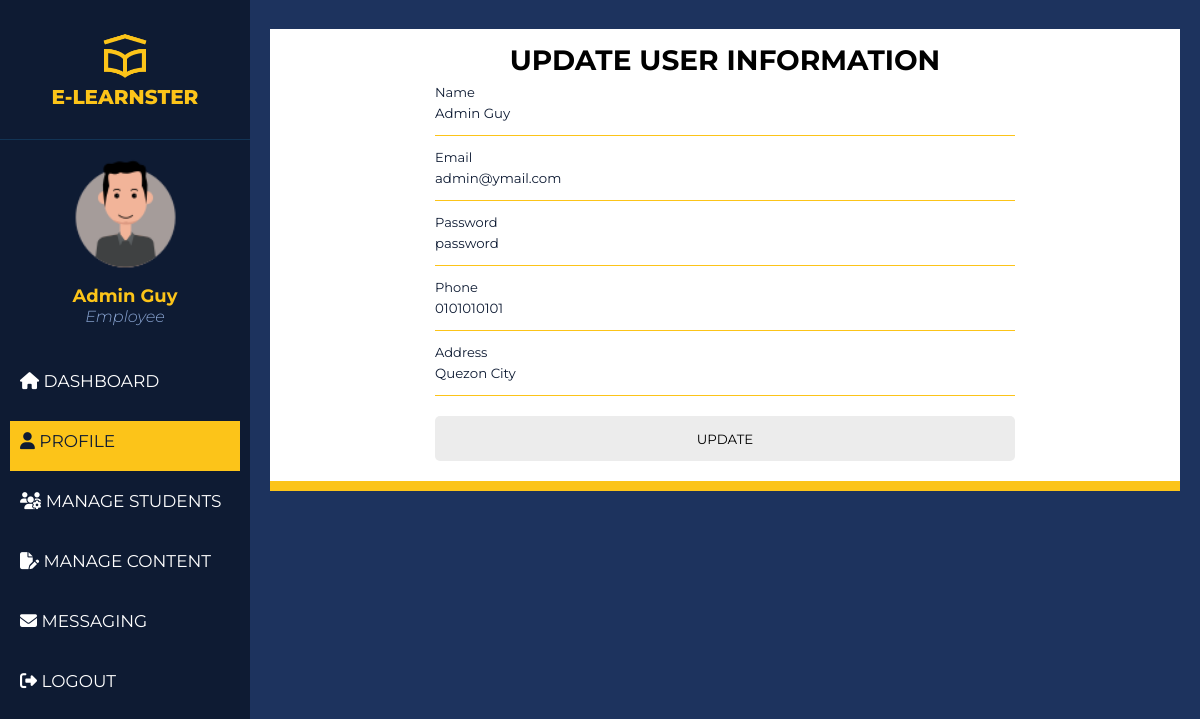
/pages/admin/profile.php (signed in), run on the app's committed database.
### tables this page shows
CREATE TABLE `employees` (
  `id` int(11) NOT NULL,
  `employeeID` int(11) NOT NULL,
  `employeeName` text NOT NULL,
  `employeeEmail` varchar(100) NOT NULL,
  `employeePassword` varchar(100) NOT NULL,
  `employeePhone` varchar(255) NOT NULL,
  `employeeAddress` text NOT NULL,
  `employeeGender` varchar(255) NOT NULL,
  `employeeTitle` varchar(255) NOT NULL DEFAULT 'Employee',
  `employeeProfilePicture` text NOT NULL DEFAULT 'default_avatar.png',
  `dateCreated` timestamp NOT NULL DEFAULT current_timestamp()
);

### pages/functions.php (called while the page is built, shortened)
<?php
function check_login_admin($con)
{
	if(isset($_SESSION['employeeID']))
	{
		$id = $_SESSION['employeeID'];
		$query = "select * from employees where employeeID = '$id' limit 1";
		$result = mysqli_query($con,$query);
		if($result && mysqli_num_rows($result) > 0)
		{
			$user_data = mysqli_fetch_assoc($result);
			return $user_data;
		}
	}
	die;
}

### pages/admin/profile.php (the view, shortened to what this page needs)
<?php
	include("../connection.php");
	include("../functions.php");
	$user_data = check_login_admin($con);
    $user_id = $user_data['id'];
    $sql = "SELECT * FROM employees WHERE id = '$user_id'";
    $result = mysqli_query($con, $sql);
?>
<!DOCTYPE html>
<html>
<head>
	<link rel="stylesheet" href="../../css/content.css"/>
</head>
<body>
<div class="wrapper">
    <div class="sidebar">
        <div class="sidebar__inner">
		<div class="logo">
		<img class="logo_img" src="../../assets/icons/logo.png"><br>
			E-LEARNSTER
		</div>
		<hr class="solid">
        <div class="profile_info">
            <div class="profile_img">
			<img src="../../assets/profile_images/<?php echo $user_data['employeeProfilePicture']; ?>">
            </div>
            <div class="profile_data">
                <p class="name"><?php echo $user_data['employeeName']; ?></p>
                <p class="role"><?php echo $user_data['employeeTitle']; ?></p>
            </div>
        </div>
        <ul class="siderbar_menu">
            <li><a href="admin_dashboard.php" >
              <div class="icon"><i class="fa-solid fa-house"></i>  Dashboard</div>
              </a></li>
          <li><a href="profile.php" class="active">
              <div class="icon"><i class="fa-sharp fa-solid fa-user"></i>  Profile</div>
              </a></li>
		  <li><a href="user_management.php" >
              <div class="icon"><i class="fa-solid fa-users-gear"></i>  Manage Students</div>
              </a></li>
		  <li><a href="content_management.php">
              <div class="icon"><i class="fa-solid fa-file-pen"></i>  Manage Content</div>
              </a></li>
          <li><a href="messaging.php">
              <div class="icon"><i class="fa-solid fa-envelope"></i>  Messaging</div>
              </a></li>
          <li><a href="logout.php">
              <div class="icon"><i class="fa-solid fa-right-from-bracket"></i>  Logout</div>
              </a></li>
        </ul>
      </div>
    </div>
    <div class="main_container">
        <div class="container">
            <div class="contentbody">
                <div align=center>
                    <h1>UPDATE USER INFORMATION</h1>
                    <?php if ($user_data) { ?>
                    <form method="post" enctype="multipart/form-data">
                            <div class="input-box">
                                <div class="input-field">
                                    <input type="text" class="input" name="employeeName" value="<?php echo $user_data['employeeName']; ?>" required>
                                    <label for="name">Name</label>
                                </div>
                                <div class="input-field">
                                    <input type="text" class="input" name="employeeEmail" value="<?php echo $user_data['employeeEmail']; ?>" required>
                                    <label for="email">Email</label>
                                </div>
                                <div class="input-field">
                                    <input type="text" class="input" name="employeePassword" value="<?php echo $user_data['employeePassword']; ?>" required>
                                    <label for="password">Password</label>
                                </div>
                                <div class="input-field">
                                    <input type="text" class="input" name="employeePhone" value="<?php echo $user_data['employeePhone']; ?>" required>
                                    <label for="phone">Phone</label>
                                </div>
                                <div class="input-field">
                                    <input type="text" class="input" name="employeeAddress" value="<?php echo $user_data['employeeAddress']; ?>" required>
                                    <label for="address">Address</label>
                                </div>
                                <div class="input-field">
                                <input type="submit" class="submit" name="submit" value="UPDATE">
                                </div>
                            </div>
                    </form>
                    <?php }?>
                </div>
            </div>
        </div>
    </div>
</div>
</body>
</html>

### css/content.css (style rules this page uses)
* { margin: 0; padding: 0; box-sizing: border-box; text-decoration: none; list-style: none; font-family: "Montserrat", sans-serif; }
body { background: #1D335E; }
.wrapper { display: flex; width: 100%; }
.wrapper .sidebar { position: relative; }
hr { height: 1px; color: #123455; background-color: #123455; border: none; }
.logo { position:relative; font-weight:800; font-size: 20px; margin: 30px; text-align:center; color:#FCC419; }
.logo_img { width: 50px; position: relative; }
.wrapper .sidebar__inner { width: 250px; position: fixed; top: 0; left: 0; height: 100%; background: #0E1B33; z-index: 999; transition: all 0.3s ease; }
.wrapper .main_container { margin-left: 250px; width: calc(100% - 250px); transition: all 0.3s ease; }
.wrapper .sidebar__inner .profile_info { padding: 10px 25px; text-align: center; }
.wrapper .sidebar__inner .profile_info .profile_img { width: 125px; margin: 0 auto 10px; }
.wrapper .sidebar__inner .profile_info .profile_img img { width: 100%; display: block; }
.wrapper .sidebar__inner .profile_info .profile_data .name { font-size: 18px; font-weight: 700; color: #FCC419; }
.wrapper .sidebar__inner .profile_info .profile_data .role { font-weight: 300; color: #88a3d0; margin-bottom: 15px; font-style:italic; }
.wrapper .sidebar__inner .siderbar_menu li a { padding: 10px 10px; display: block; height: 50px; position: relative; margin: 10px; color: #fff; text-align: left; text-transform: uppercase; }
.wrapper .sidebar__inner .siderbar_menu li a .icon { font-size: 17px; margin-bottom: 5px; }
.wrapper .sidebar__inner .siderbar_menu li a:before { content: ""; position: absolute; top: 0; left: 0; width: 3px; height: 100%; background: #FCC419; display: none; }
.wrapper .sidebar__inner .siderbar_menu li a:hover, .wrapper .sidebar__inner .siderbar_menu li a.active { background: #FCC419; color: #0E1B33; }
.wrapper .sidebar__inner .siderbar_menu li a:hover:before, .wrapper .sidebar__inner .siderbar_menu li a.active:before { display: block; }
.wrapper .main_container .container { padding: 20px; margin-top: -20px; }
.contentbody { background: #fff; padding: 20px; font-size: 14px; line-height: 22px; margin-bottom: 10px; margin-top:10px; border-bottom: 10px solid #FCC419; }
.input-box { margin-top: 20px; width:600px; box-sizing: border-box; }
.input-field { display: flex; flex-direction: column; position: relative; padding: 0 10px 0 10px; }
.input { height: 45px; width: 100%; background: transparent; border: none; border-bottom: 1px solid rgba(0,0,0,0.2); outline: none; margin-bottom: 20px; color: #0E1B33; }
.input-box .input-field label { position: absolute; top: 10px; left: 10px; pointer-events: none; transition: .5s; }
.input-field .input:valid ~ label { top: -10px; font-size: 13px; color: #0E1B33; }
.input-field .input:focus, .input-field .input:valid { border-bottom: 1px solid #FCC419; }
.submit { border: none; outline: none; height: 45px; background: #ececec; border-radius: 5px; transition: .4s; }

### data on the page
employees: employeeProfilePicture (placeholder picture), employeeName "Admin Guy", employeeTitle "Employee", employeeEmail "admin@ymail.com", employeePassword "password", employeePhone "0101010101", employeeAddress "Quezon City"
